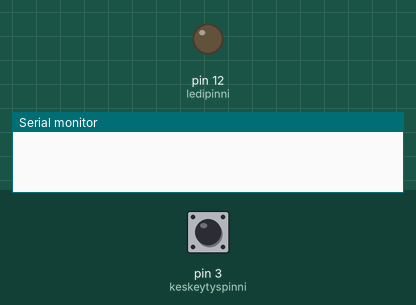
A sketch run on a simulated Arduino Uno, built with avr-gcc and run on an emulated ATmega328P. Parts: output pins drawn as LEDs (lit = HIGH), the last lines printed to the serial monitor. Inputs (shaded band) come from the test bench; at power-on: pin 3 (keskeytyspinni) LOW.

Above: at 1.2 s.
1.3 s: pin 3 (keskeytyspinni) pulled HIGH for 0.15 s
At 2.5 s:
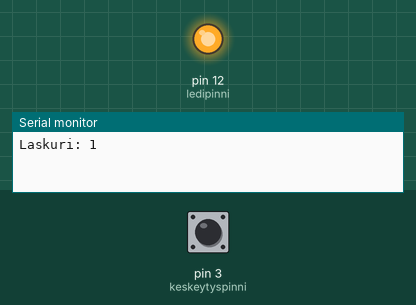
2.9 s: pin 3 (keskeytyspinni) pulled HIGH for 1 s
At 3.9 s:
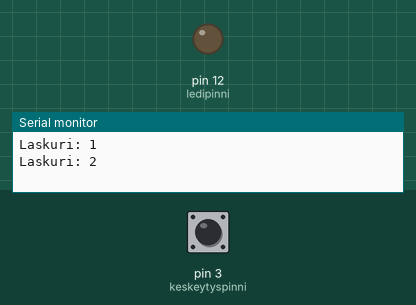
5.4 s: pin 3 (keskeytyspinni) pulled HIGH for 3.2 s
At 5.8 s:
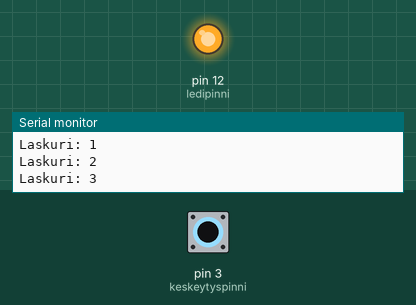
Timing chart, 0 to 8.4 s (numbered marks = the images above; inputs shaded):
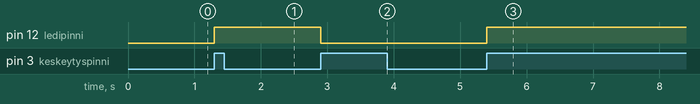

The sketch:

H2.ino
```cpp
const byte ledipinni = 12;       // pinni jossa ledi on kiinni
const byte keskeytyspinni = 3;   // pinni jossa nappi1 on kiinni
volatile byte ledintila = LOW;   // palaako ledi, LOW=ei pala
int laskuri = 0;				 // alustetaan laskuri, jota tulostellaan sarjamonitorissa

void setup() {
   pinMode(ledipinni, OUTPUT);
   pinMode(keskeytyspinni, INPUT);
   Serial.begin(9600);
   // attachInterruptille viedään kaksi argumenttia inputtina;
   // keskeytyspinni, ja funktio joka pyöräytetään kun keskeytys tulee
   // kolmas argumentti = mitä keskeytystä käytetään, CHANGE = signaalin vaihto
   // keskeytys siis tulee vain jos nappia 1 painetaan
   attachInterrupt(digitalPinToInterrupt(keskeytyspinni), palaako, RISING);

}

// loopissa pyöritetään ledin tilaa, joka on oletuksena LOW,
// ellei tule keskeytysta, jolloin tila vaihtuu keskeytysfunktiossa "palaako"
void loop() {
   digitalWrite(ledipinni,ledintila);
}

// täämä funktio pyöräytetään kun keskeytys tulee, el ledin tila vaihtuu
// ts. se syttyy palamaan niin kauaksi aikaa kun keskeytys on voimassa,
// eli nappi 1 on pohjassa
void palaako() {

  laskuri++;					//nappia painettaessa laskuri laskee
  if (!(laskuri % 2 == 0)) { 	// parittomat painallukset sytyttää ledin
    ledintila = HIGH;
  } else {
  	ledintila = LOW;
  }
  Serial.print("Laskuri: ");	// tulostetaan painallukset sarjamonitoriin
  Serial.println(laskuri);

}
```

Measured:
- after the input at 1.3 s, pin 12 (ledipinni): LOW → HIGH at once
- after the input at 2.9 s, pin 12 (ledipinni): HIGH → LOW at once
- after the input at 5.4 s, pin 12 (ledipinni): LOW → HIGH at once
